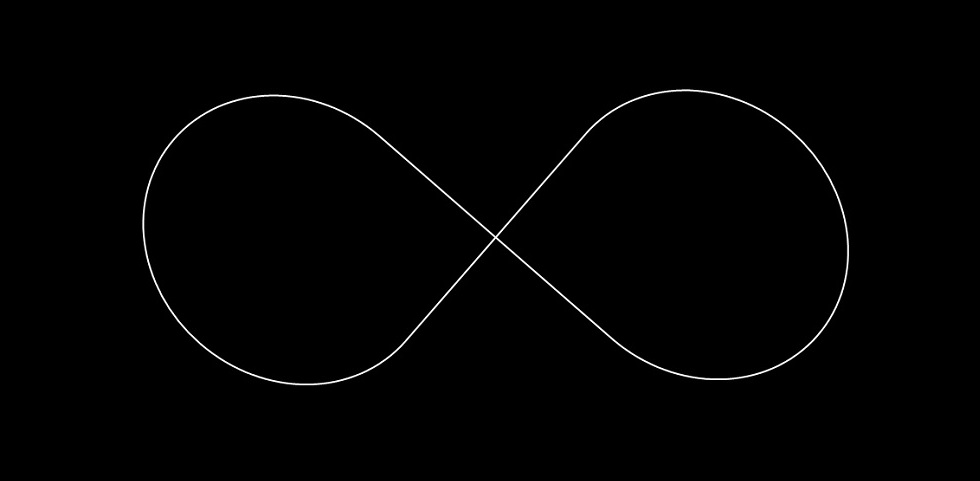
#> input picture huit.jpg, 980 x 481 px
$ python -i intersections.py   (imports and definitions only)
#> lines starting #> are read from the running program, lines starting #| are printed output that depends on the picture; after the words box and inside, x2 and y2 are one past the last pixel; in counts of white or black regions, pixels touching at a corner belong together
#> further down, picture is the input picture: shape (481, 980, 3); min 0, max 255, mean 1.9
from __future__ import annotations
from dataclasses import dataclass
from typing import Optional, Tuple
import cv2
import numpy as np

# ----------------- Paramètres (simples à régler) -----------------
ROI_START_RATIO = 0.00  # bande basse (0% -> 100% de la hauteur)
ROI_END_RATIO = 1.00    # CRITIQUE: Doit être 1.00 pour couvrir toute l'image !

# Seuils pour CROIX classique (verticale + horizontale)
V_MIN = 0.20            # densité verticale minimale (0..1)
H_MIN = 0.15            # densité horizontale minimale (0..1)
MIN_HORIZ_WIDTH = 0.05  # largeur minimale (RÉDUIT: 0.10 -> 0.05 pour intersections partielles)

# Seuils pour T (principalement horizontale)
H_MIN_T = 0.20          # densité horizontale pour T (RÉDUIT: 0.25 -> 0.20)
WIDTH_MIN_T = 0.08      # largeur minimale pour T (RÉDUIT: 0.20 -> 0.08 pour T partielles)
V_MAX_T = 0.35          # densité verticale max pour T pur (nouveau)

# Seuils pour BORDURE (ligne horizontale simple)
H_MIN_BORDER = 0.20     # densité horizontale pour bordure
WIDTH_MIN_BORDER = 0.30 # largeur minimale pour bordure (large)
V_MAX_BORDER = 0.15     # densité verticale max pour bordure (très faible)

EXCLUDE_VERT_FRAC = 0.02  # largeur du couloir exclu autour de la colonne verticale
WHITE_RATIO_MIN = 0.02    # ratio de blanc minimum dans la ROI (RÉDUIT: 0.05 -> 0.03)

# ----------------- Dataclass résultat -----------------
@dataclass(frozen=True)
class IntersectionDetectionResult:
    coordinates: Optional[Tuple[int, int]]
    white_ratio: float
    vertical_density: float
    horizontal_density: float
    area_ratio: float
    width_ratio: float
    height_ratio: float

# ----------------- Utilitaires -----------------
def _build_mask_adaptive(image_bgr: np.ndarray) -> np.ndarray:
    gray = cv2.cvtColor(image_bgr, cv2.COLOR_BGR2GRAY)
    gray = cv2.GaussianBlur(gray, (5, 5), 0)

    # Seuil adaptatif -> 255 pour "clair"
    bin_img = cv2.adaptiveThreshold(
        gray, 255, cv2.ADAPTIVE_THRESH_MEAN_C,
        cv2.THRESH_BINARY, 11, -5
    )
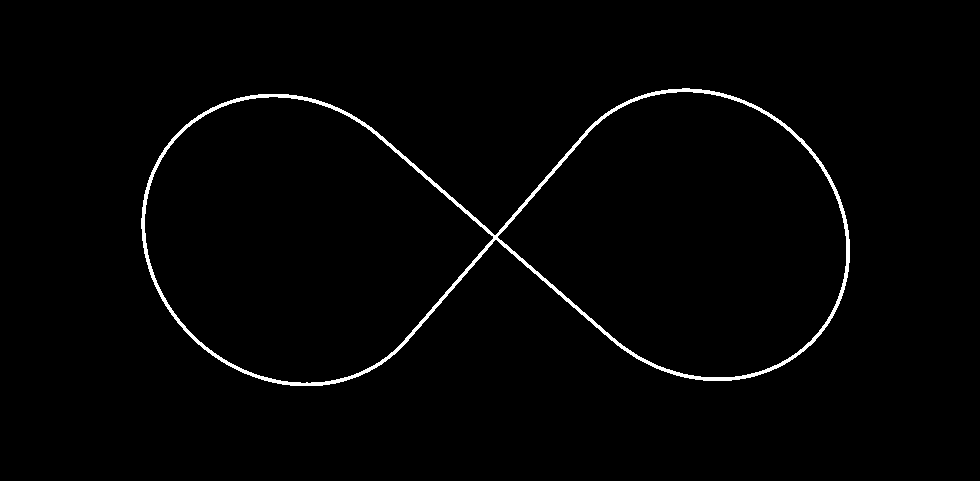
#> bin_img: shape (481, 980); 1.5% white; 1 white region, box (x1, y1, x2, y2) and area: (141, 88, 850, 386) 7091

    # Nettoyage léger
    bin_img = cv2.morphologyEx(bin_img, cv2.MORPH_OPEN, np.ones((3,3), np.uint8), iterations=1)
#> bin_img: shape (481, 980); 1.5% white; 3 white regions, box (x1, y1, x2, y2) and area: (499, 88, 850, 381) 3526, (141, 94, 493, 386) 3507, (493, 235, 498, 240) 25
    bin_img = cv2.morphologyEx(bin_img, cv2.MORPH_CLOSE, np.ones((5,5), np.uint8), iterations=1)

    return bin_img

# [161 lines left out: functions _longest_run_length, detect_intersection, detect_intersection_with_metrics, not called in this run]

>>> import cv2
>>> picture = cv2.imread('huit.jpg')
>>> result = _build_mask_adaptive(picture)
